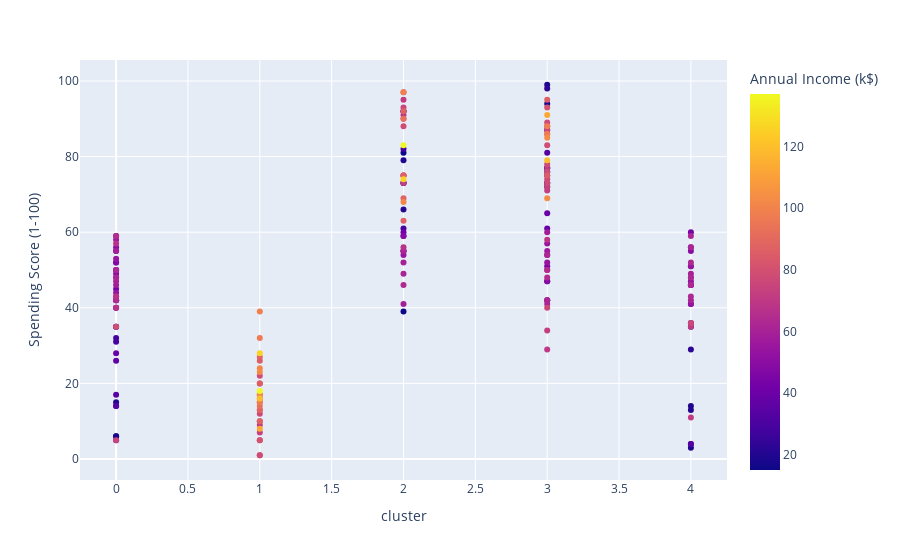

Notebook code cell kept with this figure:
### Code cell
fig = px.scatter(df,x='cluster',y='Spending Score (1-100)',color = 'Annual Income (k$)')
fig.show()

### Figure 1 — Plotly figure (JSON) as saved in the notebook; plotly's stock layout.template omitted (floating-point values rounded to 4 significant figures; data arrays with more than 128 entries replaced by an {"elided": "..."} marker saying what was removed)
{"data": [{"hovertemplate": "cluster=%{x}<br>Spending Score (1-100)=%{y}<br>Annual Income (k$)=%{marker.color}<extra></extra>", "legendgroup": "", "marker": {"color": {"elided": "200 int values"}, "coloraxis": "coloraxis", "symbol": "circle"}, "mode": "markers", "name": "", "orientation": "v", "showlegend": false, "type": "scatter", "x": {"elided": "200 int values"}, "xaxis": "x", "y": {"elided": "200 int values"}, "yaxis": "y"}], "layout": {"coloraxis": {"colorbar": {"title": {"text": "Annual Income (k$)"}}, "colorscale": [[0, "#0d0887"], [0.1111, "#46039f"], [0.2222, "#7201a8"], [0.3333, "#9c179e"], [0.4444, "#bd3786"], [0.5556, "#d8576b"], [0.6667, "#ed7953"], [0.7778, "#fb9f3a"], [0.8889, "#fdca26"], [1, "#f0f921"]]}, "legend": {"tracegroupgap": 0}, "margin": {"t": 60}, "xaxis": {"anchor": "y", "domain": [0, 1], "title": {"text": "cluster"}}, "yaxis": {"anchor": "x", "domain": [0, 1], "title": {"text": "Spending Score (1-100)"}}}}
